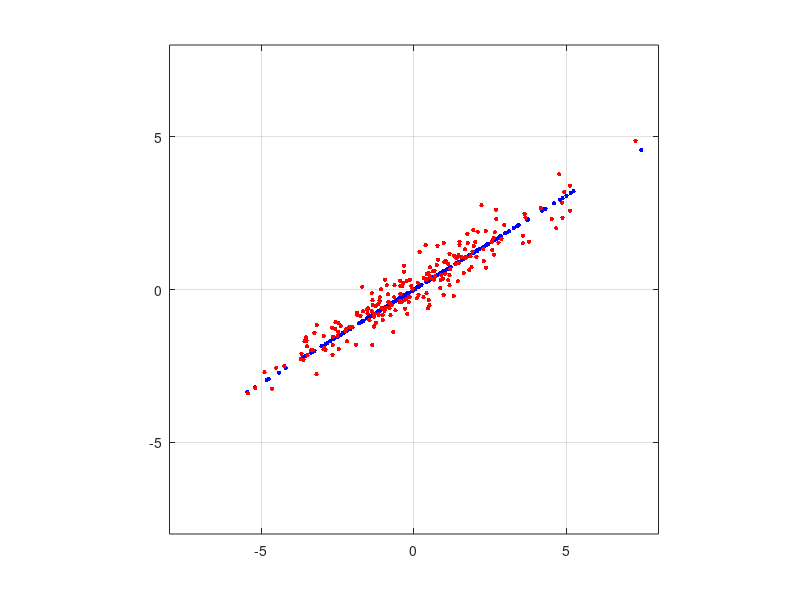

MATLAB code for this plot:
%% Illustration of 2D PCA
% This code illustrates PCA for a 'toy' example.
% PCA gives a way to approximate an N-point vector 
% by an M-point vector with M < N.

%% Start

clear
close all

set(0, 'DefaultLineMarkerSize', 10);

%% Make data for example

L = 200;  % number of data points

% generate data for example
C = [1 2; 1 1];
X = C * randn(2,L);

% display data
plot(X(1,:),X(2,:),'b.')
grid
axis([-1 1 -1 1]*8)
axis square

% data is zero mean - no need to subtract mean first.

%% Compute PCA matrix

A = X * X';     % data covariance matrix

% compute eigenvectors and eigenvalues
[E,D] = eig(A);

% check that A = E D E'
err = A - E * D * E';
max(abs(err(:)))

% eigevalues in descending order
d = diag(D);
[tmp, k] = sort(-d);

% resort
d = d(k) 
D = diag(d);
E = E(:,k);

% check that A = E D E'
err = A - E * D * E';
max(abs(err(:)))

% Set P matrix
P = E';

%% Transform data to new coordinates
% Decorrelate data

% transform data
Y = P * X;

% display transformed data
plot(Y(1,:),Y(2,:),'b.')
grid
axis([-1 1 -1 1]*8)
axis square

%% Approximate each data vector using one value

Y(2,:) = 0;

% display approximate data
plot(Y(1,:), Y(2,:),'b.')
grid
axis([-1 1 -1 1]*8)
axis square

%% Transform back to original coordinates

X_approx = P'*Y;

% display approximate data
plot(X_approx(1,:),X_approx(2,:),'b.')
grid
axis([-1 1 -1 1]*8)
axis square

%%

hold on
plot(X(1,:),X(2,:),'r.')
hold off

%%

set(0, 'DefaultLineMarkerSize', 'remove');
